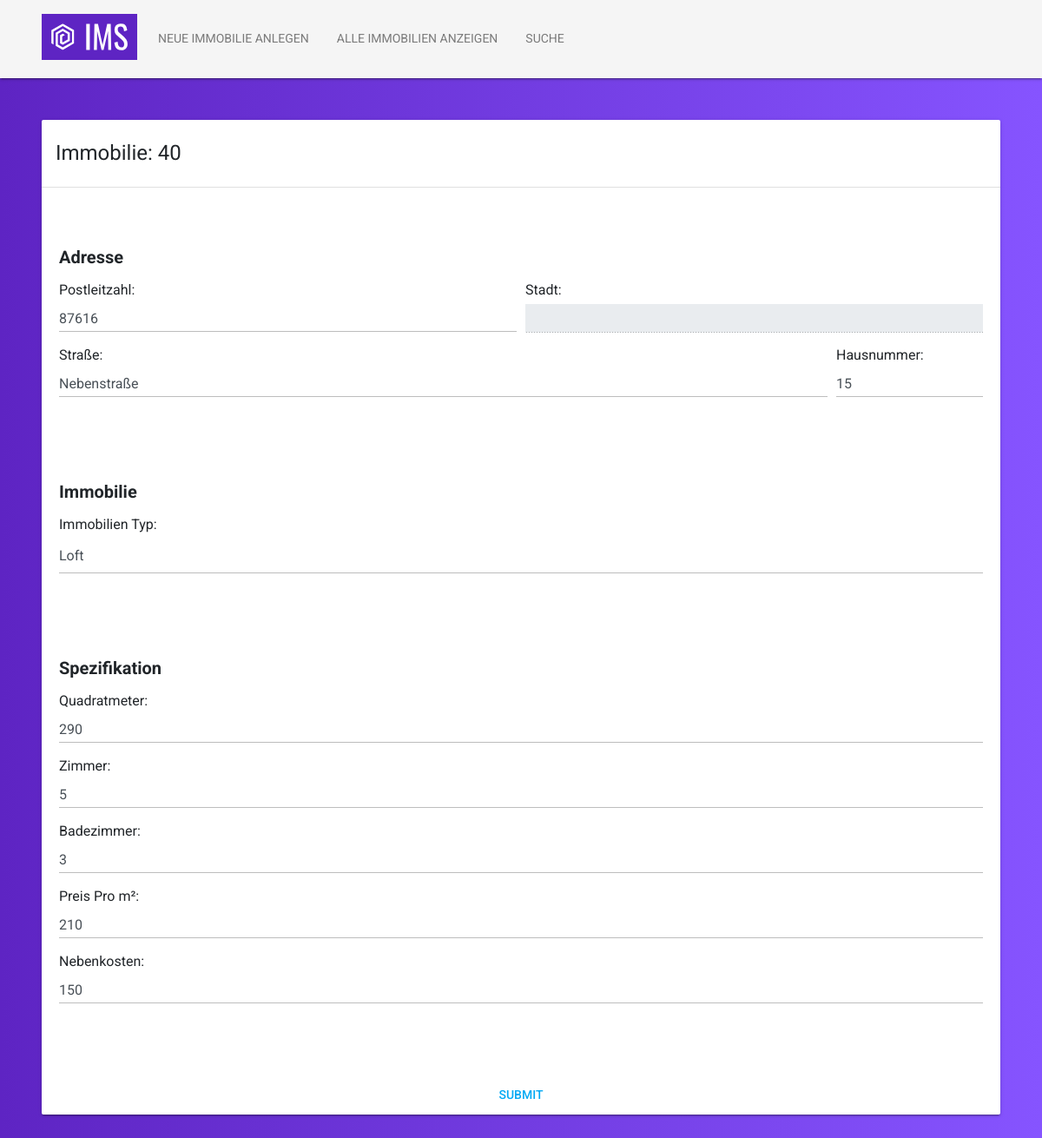
/sites/estate-detail.sites.php?id=40 (signed in), run on the app's committed database.
### tables this page shows
CREATE TABLE IF NOT EXISTS `estates` (
  `EstateID` int(11) NOT NULL AUTO_INCREMENT,
  `Estate_TypeID` int(255) NOT NULL,
  `Estate_ParentID` int(255) NOT NULL,
  `AddressID` int(11) NOT NULL,
  `Estate_MetaID` int(11) NOT NULL,
  PRIMARY KEY (`EstateID`),
  KEY `Estates_fk0` (`Estate_TypeID`),
  KEY `Estates_fk1` (`Estate_ParentID`),
  KEY `Estates_fk2` (`AddressID`),
  KEY `Estates_fk3` (`Estate_MetaID`)
);

CREATE TABLE IF NOT EXISTS `addresses` (
  `AddressID` int(11) NOT NULL AUTO_INCREMENT,
  `ZipcodeID` int(11) NOT NULL,
  `Address_Street` varchar(255) NOT NULL,
  `Address_Street_Number` varchar(255) NOT NULL,
  `Address_Country_Code` varchar(255) NOT NULL,
  PRIMARY KEY (`AddressID`),
  KEY `Addresses_fk` (`ZipcodeID`)
);

CREATE TABLE IF NOT EXISTS `estate_meta` (
  `Estate_MetaID` int(11) NOT NULL AUTO_INCREMENT,
  `Estate_Meta_Surface_Size` varchar(255) NOT NULL,
  `Estate_Meta_Rooms_Count` int(255) NOT NULL,
  `Estate_Meta_Bathroom_Count` int(255) NOT NULL,
  `Estate_Meta_Price_Per_Squaremeters` decimal(10,0) NOT NULL,
  `Estate_Meta_Additional_Costs` decimal(10,0) NOT NULL,
  PRIMARY KEY (`Estate_MetaID`)
);

### methods/gets/get.estates.php (called while the page is built, shortened)
<?php
class buildEstateQuery
{
    function __construct()
    {
        $this->edit_user_fallback = 'Sie sind nicht berechtigt diesen Eintrag zu sehen!';
        $this->fallback = 'Unerwarteter Fehler';
    }
    private function db()
    {
        $servername = "bngwcgyjxquzsogdpgjv-mysql.services.clever-cloud.com";
        $username = "ubzcxi5aeywhopxg";
        $password = "GkgWQRKJzxDrFquEIQp6";
        $database = "bngwcgyjxquzsogdpgjv";
        return new mysqli($servername, $username, $password, $database);
    }
    public function edit($logged_in_user_id, $estate_request_id)
    {
        $connection = $this->db();
        $exist_query = "SELECT * FROM estates WHERE estates.estateID = $estate_request_id";
        $exist_query_result = mysqli_query($connection, $exist_query);
        $ownership_query = "SELECT LandlordID FROM estates_in_landlords WHERE EstateID = $estate_request_id";
        $ownership_query_result = mysqli_query($connection, $ownership_query);
        if ($ownership_query_result->num_rows > 0) {
            while ($ownership_row = $ownership_query_result
                ->fetch_assoc()
            ) {
                if ($ownership_row['LandlordID'] != $logged_in_user_id) {
                    return $this->edit_user_fallback;
                }
            }
        } else {
            return $this->fallback;
        }
        $mother_query =
            "SELECT *
            FROM estates
            JOIN addresses a on estates.AddressID = a.AddressID
            JOIN estate_meta em on estates.Estate_MetaID = em.Estate_MetaID
            WHERE estates.EstateID = $estate_request_id";
        $mother_query_result = mysqli_query($connection, $mother_query);
        return $mother_query_result;
    }
}

### methods/view/types.view.php (called while the page is built)
<?php
function TypeData() {
    $servername = "bngwcgyjxquzsogdpgjv-mysql.services.clever-cloud.com";
    $username = "ubzcxi5aeywhopxg";
    $password = "GkgWQRKJzxDrFquEIQp6";
    $database = "bngwcgyjxquzsogdpgjv";
    $connection = new mysqli($servername, $username, $password, $database);
    $sql = "SELECT * FROM estate_types";
    $result = mysqli_query($connection, $sql);
    if (mysqli_num_rows($result) > 0) {
        while($row = mysqli_fetch_assoc($result)) {
            $new_array[] = $row;
        }
    }
    return $new_array;
}

### sites/estate-detail.sites.php (the view, shortened to what this page needs)
<?php
include '../templates/header.template.php';
if (isset($_SESSION['loggedin']) && $_SESSION['loggedin'] == true) {
?>
    <body>
        <?php
        include '../templates/nav.template.php';
        ?>
        <?php
        include '../methods/gets/get.estates.php';
        $logged_in_user = $_SESSION['user_id'];
        $estate_entry_id = $_GET['id'];
        $edit = new buildEstateQuery();
        ?>
                <?php $q = $edit->edit($logged_in_user, $estate_entry_id);
                $r = $q->fetch_assoc();
                print_r($r);
                ?>
        <div class="container-fluid p-5">
            <div class="card shadow-lg">
                <div class="card-header ">
                    <h4 class="mt-2">Immobilie: <?php echo $r['EstateID'] ?></h4>
                </div>
                <div class="card-body">
                    <form id="ims_form" action="../methods/inserts/new.insert.php" method="post">
                        <h5 class="mt-5 font-weight-bold">Adresse</h5>
                        <div class="form-row mt-3">
                            <div class="col-6">
                                <label for="zipcode">Postleitzahl:</label>
                                <input value="<?php echo $r['ZipcodeID'] ?>" onKeyDown="limitText(this,5);" onKeyUp="limitText(this,5);" type="number" name="zipcode" type="text" class="form-control" id="zipcode">
                            </div>
                            <div class="col">
                                <label for="city">Stadt:</label>
                                <input disabled name="city" type="text" class="form-control" id="city">
                            </div>
                        </div>
                        <div class="form-row mt-3 pb-5">
                            <div class="col-10">
                                <label for="street">Straße:</label>
                                <input value="<?php echo $r['Address_Street'] ?>" name="street" type="text" class="form-control" id="street">
                            </div>
                            <div class="col">
                                <label for="street_number">Hausnummer:</label>
                                <input value="<?php echo $r['Address_Street_Number'] ?>" name="street_number" type="text" class="form-control" id="street_number">
                            </div>
                        </div>
                        <h5 class="mt-5 font-weight-bold">Immobilie</h5>
                        <div class="form-group mt-3 mb-3 pb-5">
                            <label for="estate_type">Immobilien Typ:</label>
                            <select name="estate_type" class="form-control" id="estate_type">
                                <?php
                                include '../methods/view/types.view.php';
                                $TypeDataArray = TypeData();
                                foreach ($TypeDataArray as $Type) {
                                    echo '<option class="type_select" value=' . $Type['Estate_TypeID'] . '>' . $Type['Estate_Type'] . '</option>';
                                }
                                ?>
                            </select>
                        </div>
                        <h5 class="mt-5 mb-3 font-weight-bold">Spezifikation</h5>
                        <div class="form-group">
                            <label class="w-100" for="surface_size">Quadratmeter:</label>
                            <input value="<?php echo $r['Estate_Meta_Surface_Size'] ?>" name="surface_size" class="form-control" type="text" />
                        </div>
                        <div class="form-group mt-3">
                            <label class="w-100" for="rooms_count">Zimmer:</label>
                            <input value="<?php echo $r['Estate_Meta_Rooms_Count'] ?>" name="rooms_count" class="form-control" type="text" />
                        </div>
                        <div class="form-group mt-3">
                            <label class="w-100" for="bathroom_count">Badezimmer:</label>
                            <input value="<?php echo $r['Estate_Meta_Bathroom_Count'] ?>" name="bathroom_count" class="form-control" type="text" />
                        </div>
                        <div class="form-group mt-3">
                            <label class="w-100" for="price_per_square_meter">Preis Pro m²:</label>
                            <input value="<?php echo $r['Estate_Meta_Price_Per_Squaremeters'] ?>" type="number" name="price_per_square_meter" class="form-control" type="text" />
                        </div>
                        <div class="form-group mt-3">
                            <label class="w-100" for="additional_cost">Nebenkosten:</label>
                            <input value="<?php echo $r['Estate_Meta_Additional_Costs'] ?>" name="additional_cost" class="form-control" type="text" />
                        </div>
                </div>
                <button type="submit" class="btn btn-info mt-5" name="submit">Submit</button>
            </div>
        </div>
    </body>
    </html>
<?php
} else {
    echo "Please log in first to see this page.";
}
?>

### data on the page
estates: EstateID "40", zipcode "87616", street "Nebenstraße", street_number "15", surface_size "290", rooms_count "5", bathroom_count "3", price_per_square_meter "210", additional_cost "150"

### other printed values
form field estate_type "Loft"
